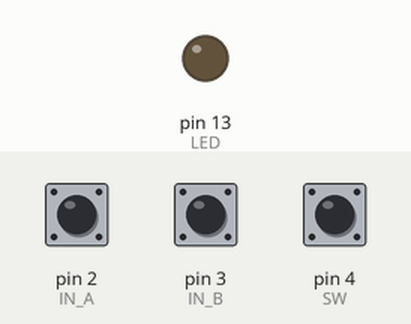
A sketch run on a simulated Arduino Uno, built with avr-gcc and run on an emulated ATmega328P. On the bench: output pins drawn as LEDs (lit = HIGH). Dashed ring = blinking. The test bench sets the inputs (shaded band); at power-on: pin 2 (IN_A) HIGH, pin 4 (SW) HIGH, pin 3 (IN_B) HIGH.

Above: at 1.2 s.
1.3 s: pin 2 (IN_A) pulled LOW for 1 s
At 1.55 s:
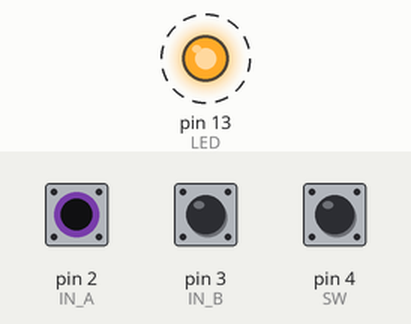
4.3 s: pin 2 (IN_A) pulled LOW for 3.2 s
At 7.8 s:
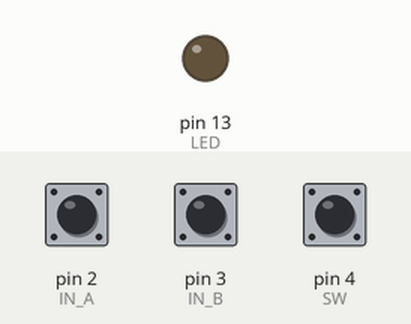
9.0 s: pin 4 (SW) pulled LOW for 3.2 s
At 10.2 s:
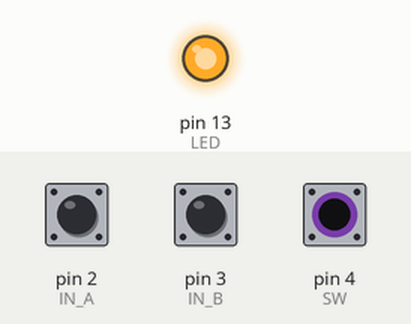
Timing chart, 0 to 13.7 s (numbered marks = the images above; inputs shaded):
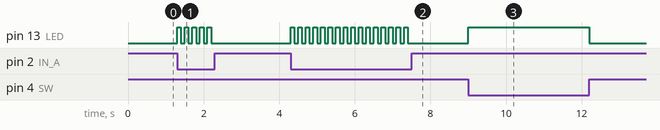

Measured:
- after the input at 1.3 s, pin 13 (LED): alternates HIGH for 0.10 s and LOW for 0.10 s, 10 changes in all, then stays LOW, starting at once
- after the input at 4.3 s, pin 13 (LED): alternates HIGH for 0.10 s and LOW for 0.10 s, 32 changes in all, then stays LOW, starting at once
- after the input at 9.0 s, pin 13 (LED): LOW → HIGH at once, → LOW 3.2 s later

The sketch:

EC11_type_rotary_encoder.ino
```cpp
/*
  Rotary encoder used:
  https://tech.alpsalpine.com/prod/e/html/encoder/incremental/ec11/ec11b15242b1.html

  Reference material:
  https://dronebotworkshop.com/rotary-encoders-arduino/

*/

// rotary encocer pins
#define IN_A 2  //pulse-train A
#define IN_B 3  //pulse-train B
#define SW 4    //momentary switch, D4
#define LED 13    //on-board indicator LED

int count = 0;  //count pulses
int IN_A_new;
int IN_A_old;

void setup() {

  //configuring internal pup resistors (20k to 5V)
  pinMode(SW, INPUT_PULLUP);
  pinMode(IN_A, INPUT_PULLUP);
  pinMode(IN_B, INPUT_PULLUP);
  pinMode(LED, OUTPUT);

  //start serial connection
  Serial.begin(9600);

  //assign the initial state of the IN_A pin to IN_A_old
  IN_A_old = digitalRead(IN_A);

}

void loop() {

  /*---------------------------------------*/
  //read the push-button state
  int sensorVal = digitalRead(SW);

  //update indicator LED
  if (sensorVal == HIGH)
  {
    digitalWrite(LED, LOW);
  }
  else
  {
    digitalWrite(LED, HIGH);
  }
  /*---------------------------------------*/

  IN_A_new = digitalRead(IN_A);

  if (IN_A_new != IN_A_old)
  {
    if (digitalRead(IN_B) != IN_A_new)
    {
      // Encoder is rotating CCW
      count --;
      digitalWrite(LED, HIGH);
      delay(100);
      digitalWrite(LED, LOW);
      delay(100);
     }
     else
     {
      // Encoder is rotating CW
      count ++;
      digitalWrite(LED, HIGH);
      delay(100);
      digitalWrite(LED, LOW);
      delay(100);
      digitalWrite(LED, HIGH);
      delay(100);
      digitalWrite(LED, LOW);
     }


  }


}
```
